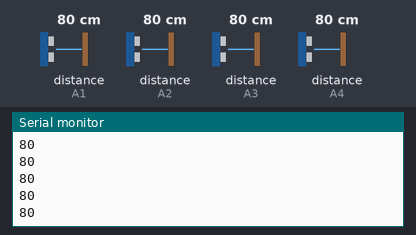
Bench run of a sketch on a simulated Arduino Uno, built with avr-gcc and run on an emulated ATmega328P. On the bench: the last lines printed to the serial monitor. The test bench sets the inputs (shaded band); at power-on: distance to the obstacle (sensors on A1, A2, A3, A4) 80 cm.

Above: at 1.2 s.
1.3 s: distance to the obstacle (sensor on A1) set to 2 cm
At 1.44 s:
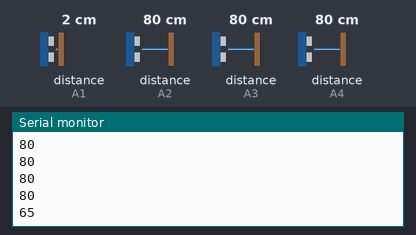
2.8 s: distance to the obstacle (sensor on A1) set to 18 cm
At 2.81 s:
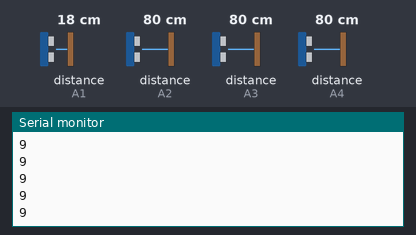
Timing chart, 0 to 5.8 s (numbered marks = the images above; inputs shaded):
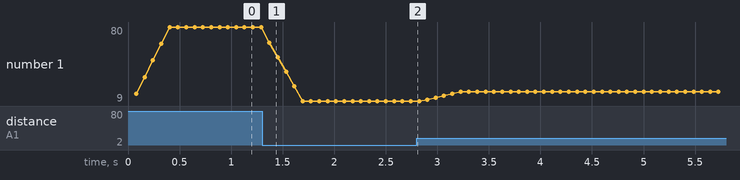

Measured:
- after the input at 1.3 s, the serial monitor: prints a new line after 0.07 s (image 1)
- plotted number 1: 80 → 9 after the input at 1.3 s, 9 → 18 after the input at 2.8 s

The sketch:

SensorTest.ino
```cpp
#include <SharpIR.h>

#include <SharpIR.h>

#include <SharpIR.h>


/*  Project: Ardu_Serie # 82
 *   Sharp IR Sensor -  0A41SK
 *   4–30cm Infrared IR Distance Measuring Sensor
 *
 *   INO file: _82_Sharp_Distance_Sensor_01.ino
 *
 *   date: 8/27/19
 *
 *  code by: https://github.com/guillaume-rico
 *  hardware by: GP2Y0A02YK0F IRSharp (https://www.pololu.com/product/2464)
       software: Arduino IDE 1.8.9
 *
 *  Description: There is no easy way more simple than that sketch to test right away GP2Y0A02YK0F IRSharp!
 *               Please open Serial Monitor at 9600 bps:)
 *
 *  Visit: https://medium.com/jungletronics
 *         SHARP GP2Y0A710K0F IR sensor with Arduino and SharpIR library example code
 *         More info: https://www.makerguides.com
 *
 *  Tutorial: https://medium.com/jungletronics/sharp-ir-sensor-0a41sk-41c2b3848e39
 *
 *  License: CC-SA 3.0, feel free to use this code however you'd like.
 *  Please improve upon it! Let me know how you've made it better.
 */
/**/
                        // Include the library:
#include <SharpIR.h>
                        // Define model and input pin:
#define NWIRPin A1
#define NEIRPin A2
#define SWIRPin A3
#define SEIRPin A4

#define model 1080

                        // Create variable to store the distance:
int distanceNW;
int distanceNE;
int distanceSW;
int distanceSE;

/* Model :
  GP2Y0A02YK0F --> 20150
  GP2Y0A21YK0F --> 1080
  GP2Y0A710K0F --> 100500
  GP2YA41SK0F --> 430
*/
                        // Create a new instance of the SharpIR class:
SharpIR sensorNW = SharpIR(NWIRPin, model);
SharpIR sensorNE = SharpIR(NEIRPin, model);
SharpIR sensorSW = SharpIR(SWIRPin, model);
SharpIR sensorSE = SharpIR(SEIRPin, model);


int const numberOfInputs = 20;
int count = 0;
int average = 0;

int numberDetected[numberOfInputs];

#define WINDOW_SIZE 5
unsigned long INDEX = 0;
int VALUE = 0;
int SUM = 0;
int READINGS[WINDOW_SIZE];
int AVERAGED = 0;

void setup() {
                        // Begin serial communication at a baud rate of 9600:
  Serial.begin(9600);


}
void loop() {
                        // Get a distance measurement and store it as distance_cm:
  distanceNW = sensorNW.distance();
  distanceNE = sensorNE.distance();
  distanceSW = sensorSW.distance();
  distanceSE = sensorSE.distance();

SUM = SUM - READINGS[INDEX];       // Remove the oldest entry from the sum
  VALUE = distanceNW;        // Read the next sensor value
  READINGS[INDEX] = VALUE;           // Add the newest reading to the window
  SUM = SUM + VALUE;                 // Add the newest reading to the sum
  INDEX = (INDEX+1) % WINDOW_SIZE;   // Increment the index, and wrap to 0 if it exceeds the window size

  AVERAGED = SUM / WINDOW_SIZE;      // Divide the sum of the window by the window size for the result


  Serial.println(AVERAGED);
//  Serial.print(" ");
  //Serial.print(distanceNE);
//  Serial.print(" ");
 // Serial.print(distanceSW);
//  Serial.print(" ");
  if(distanceNW<=80 and distanceNW>=5 and count!=numberOfInputs){
    numberDetected[count] = distanceNW;
    /*Serial.println("This is numberDetected :");
    Serial.println(numberDetected[count] );*/
    count++;
  }
  if(count == numberOfInputs){
      average =0;
      for(int j=0;j<numberOfInputs;j++){
        average+=numberDetected[j];
      }
      average/=numberOfInputs;
      count = 0;
  }
 // Serial.println(average);
 // Serial.println(distanceSE);
                        // Print the measured distance to the serial monitor:
  if(distanceSE<80 and distanceSE>10 and distanceSW<80 and distanceSW>10){
    if(distanceNE<80 and distanceNE>10 and distanceNW<80 and distanceNW>10){
   //  Serial.println("Parpaing found!");
    }
     else{ //Serial.println("Bottle found!");
     }
    }
//  delay(2);
  }
/*view raw_82_Sharp_Distance_Sensor_01.ino hosted with ❤ by GitHub
*/
```
